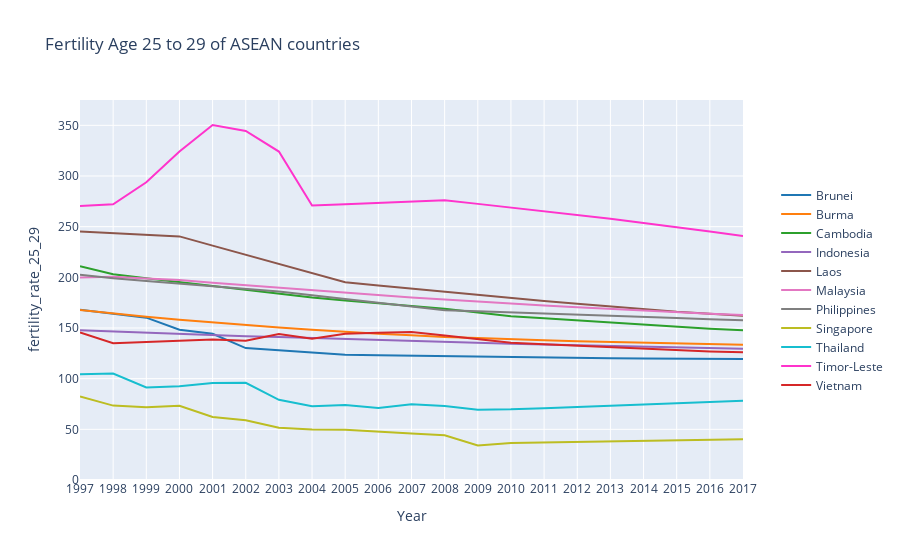

Notebook cell for this chart:
### Code cell
interact(line_plot,attribute=['fertility_rate_15_19','fertility_rate_20_24','fertility_rate_25_29','fertility_rate_30_34','fertility_rate_35_39','fertility_rate_40_44','fertility_rate_45_49'])
